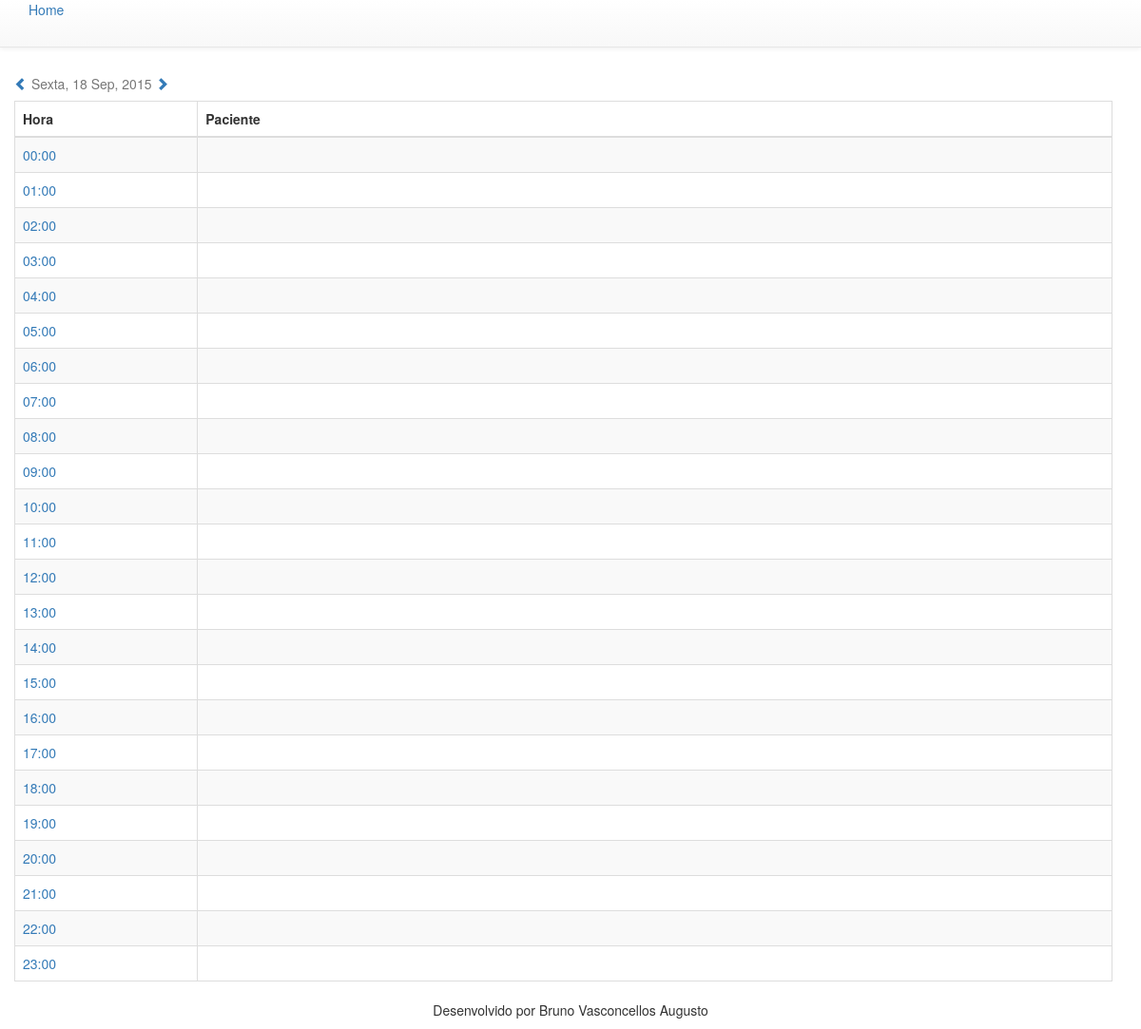
/home/index/2015-09-18, run on the app's committed database.
### tables this page shows
CREATE TABLE `tbhoraagenda` (
  `id` int(11) unsigned NOT NULL AUTO_INCREMENT,
  `hora` int(2) NOT NULL,
  `descricao` varchar(10) NOT NULL,
  PRIMARY KEY (`id`)
);

### application/controllers/Home.php (called while the page is built, shortened)
<?php
class Home extends CI_Controller {
	public function index(){
		$this->load->helper('url');
		$title = "Sistema de Agendamento";
		$data['url_title'] = url_title($title,' ');
		$this->load->model('AgendaModel');
		if($this->uri->segment(3)){
			$dataUrl = $this->uri->segment(3);
		}else{
			$dataUrl 	= $this->AgendaModel->geraDataUrl();
		}
		$getAgenda 	= $this->AgendaModel->getAgenda($dataUrl);
		$diaSemana 	= $this->AgendaModel->getDiaSemana($dataUrl);
		$diaMes 	= $this->AgendaModel->getDiaMes($dataUrl);
		$data['agenda'] 	= $getAgenda;
		$data['dataUrl'] 	= $dataUrl;
		$data['diaSemana']	= $diaSemana;
		$data['diaMes']		= $diaMes;
		$this->load->view('home/index', $data);
	}
}

### index.php (called while the page is built, shortened)
<?php
require_once BASEPATH.'core/CodeIgniter.php';

### application/models/AgendaModel.php (called while the page is built, shortened)
<?php
	class AgendaModel extends CI_Model {
		public function getAgenda($dataUrl = null){
			if(!$dataUrl){
				$dataUrl = 'CURDATE()';
			}else{
				$dataUrl = "'$dataUrl'";
			}
			$sql = "SELECT
						T1.hora,T1.descricao,
						T2.id AS id_agendamento,T2.status,
						T2.data_agendamento,
						DATE_FORMAT(T2.hora_agendamento,'%H:%i') AS hora_agendamento,
						T3.nome AS nome_pacimente
					FROM
						tbhoraagenda T1
						LEFT OUTER JOIN tbagendamento T2 ON T2.id_hora = T1.hora AND T2.data_agendamento = $dataUrl AND T2.status = 'A'
						LEFT OUTER JOIN tbpaciente T3 ON T3.id_agendamento = T2.id
						ORDER BY T1.hora
					";
			$query = $this->db->query($sql);
			return $query->result ();
		}
		public function getDiaSemana($diaSemana){
			$diaSemana = date( 'N', strtotime( $diaSemana ) );
			switch ($diaSemana) {
				case 5:
					$diaSemana = 'Sexta';
					break;
			}
			return $diaSemana;
		}
		public function geraDataUrl($dataUrl = null, $dias = null){
			if(!$dias){
				$dataUrl = date('Y-m-d');
			}else{
				$dataUrl 	= date('Y-m-d', strtotime($dias." days",strtotime($dataUrl)));
			}
			return $dataUrl = $dataUrl;
		}
		public function getDiaMes($diaMes){
			$diaMes = date( 'd M, Y', strtotime( $diaMes ) );
			return $diaMes;
		}
	}
?>

### application/views/home/index.php (the view, shortened to what this page needs)
<?php
	$beforeUrl = array('home','index',$this->AgendaModel->geraDataUrl($dataUrl,-1));
	$afterUrl  = array('home','index',$this->AgendaModel->geraDataUrl($dataUrl,+1));
?>
<div class="container">
	<div class="table-responsive">
		<table class="table table-bordered table-striped">
			<caption>
				<a href="<?=base_url($beforeUrl)?>"><span class="glyphicon glyphicon-chevron-left" aria-hidden="true"></span></a>
				<span><?=$diaSemana?>, <?=$diaMes?></span>
				<a href="<?=base_url($afterUrl)?>"><span class="glyphicon glyphicon-chevron-right" aria-hidden="true"></span></a>
			</caption>
			<thead>
				<tr>
					<th class="col-md-2">Hora</th>
					<th class="col-md-10">Paciente</th>
				</tr>
			</thead>
			<tbody>
				<?php
					foreach ($agenda as $key => $horaAgenda){
						$segmentos = array('agenda', 'cadastro', $dataUrl, $horaAgenda->hora);
						if(!isset($horaAgenda->data_agendamento)){
				?>
							<tr>
								<td><a href="<?=base_url($segmentos)?>" data-fancybox-type="ajax" id="horaMarcada" title="Novo Agendamento"><?=$horaAgenda->descricao?></a></td>
								<td></td>
							</tr>
				<?php
						}
					}
				?>
			</tbody>
		</table>
	</div>
</div>

### application/views/home/index.php (style rules this page uses)
body > .container { padding: 70px 15px 0 0; }

### data on the page
tbhoraagenda: descricao "00:00"
tbhoraagenda: descricao "01:00"
tbhoraagenda: descricao "02:00"
tbhoraagenda: descricao "03:00"
tbhoraagenda: descricao "04:00"
tbhoraagenda: descricao "05:00"
tbhoraagenda: descricao "06:00"
tbhoraagenda: descricao "07:00"
tbhoraagenda: descricao "08:00"
tbhoraagenda: descricao "09:00"
tbhoraagenda: descricao "10:00"
tbhoraagenda: descricao "11:00"
tbhoraagenda: descricao "12:00"
tbhoraagenda: descricao "13:00"
tbhoraagenda: descricao "14:00"
tbhoraagenda: descricao "15:00"
tbhoraagenda: descricao "16:00"
tbhoraagenda: descricao "17:00"
tbhoraagenda: descricao "18:00"
tbhoraagenda: descricao "19:00"
tbhoraagenda: descricao "20:00"
tbhoraagenda: descricao "21:00"
tbhoraagenda: descricao "22:00"
tbhoraagenda: descricao "23:00"

### other printed values
$diaSemana "Sexta"
$diaMes "18 Sep, 2015"
